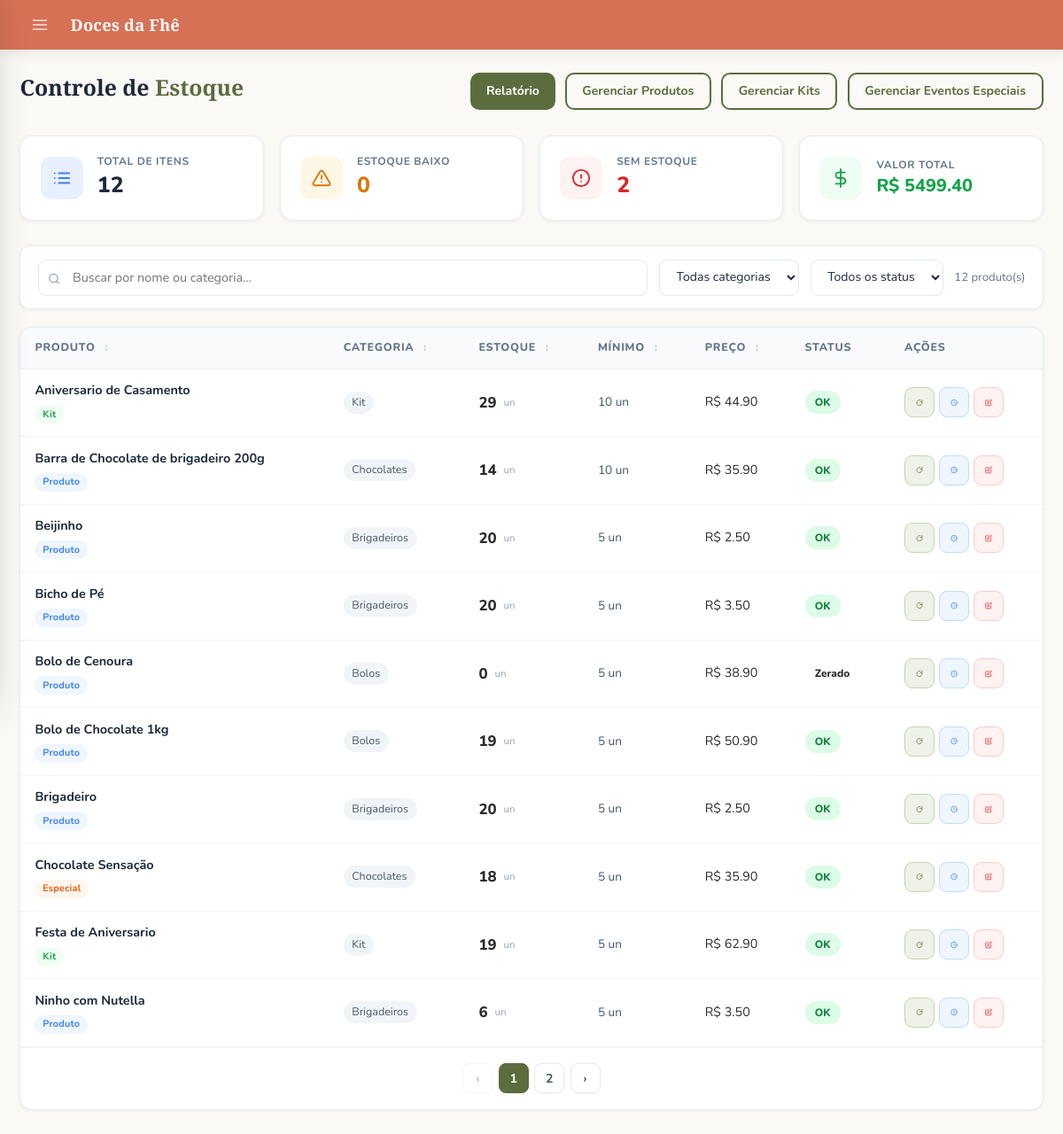
Page /admin/estoque (signed in) on the earlier database version.
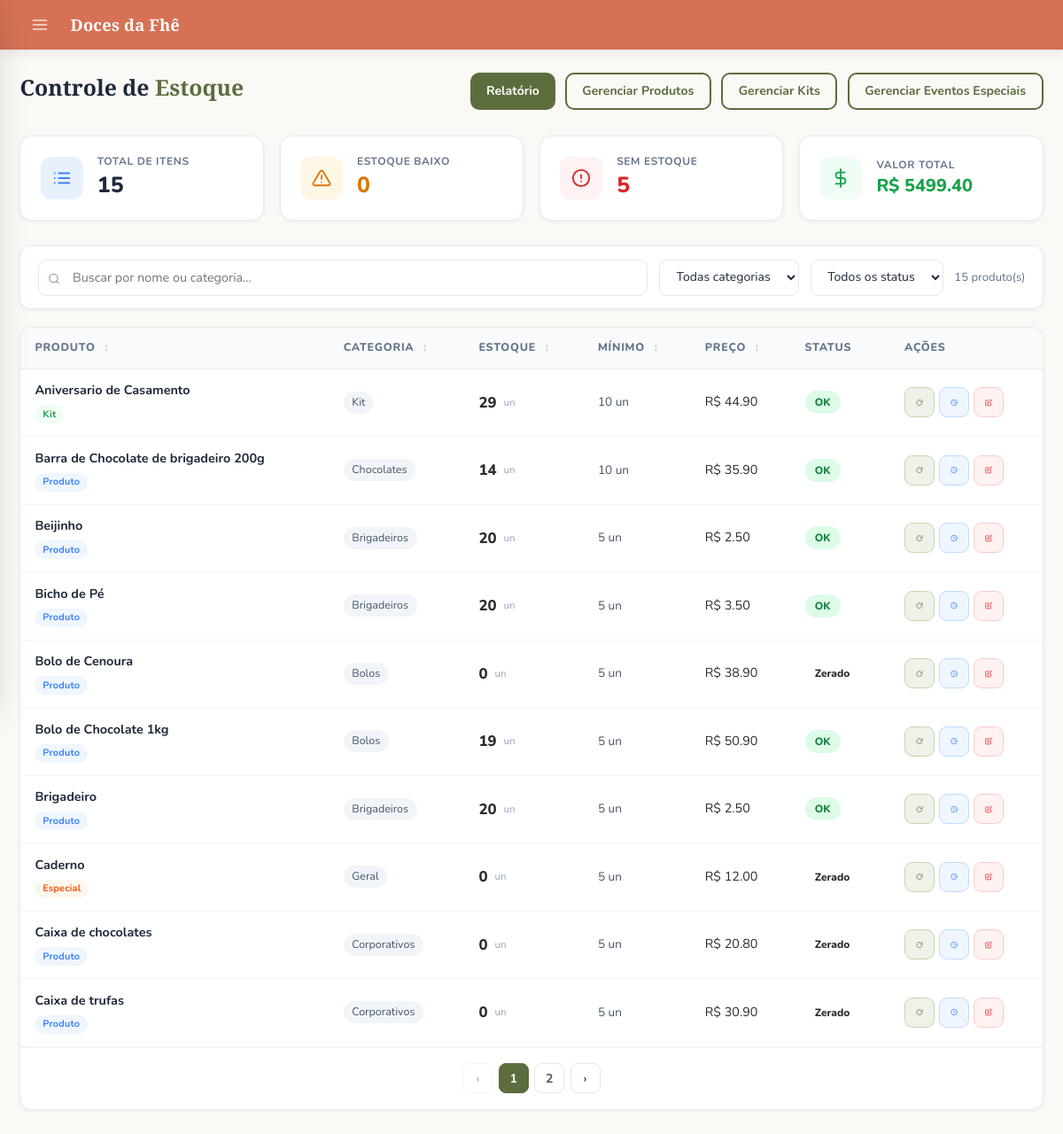
Same page on the later database version.
### models.py (models this page shows, shortened)
class Kit(db.Model):
    __tablename__ = 'kits'
    id = db.Column(db.Integer, primary_key=True)
    name = db.Column(db.String(200), nullable=False)
    description = db.Column(db.Text, nullable=True)
    created_by = db.Column(
        db.Integer, db.ForeignKey('users.id'), nullable=False)
    is_admin_kit = db.Column(db.Boolean, default=False)   # True = admin kit
    ativo = db.Column(db.Boolean, default=True, nullable=False)
    created_at = db.Column(db.DateTime, default=datetime.utcnow)
    updated_at = db.Column(
        db.DateTime, default=datetime.utcnow, onupdate=datetime.utcnow)
    image_url      = db.Column(db.String(500), nullable=True)
    estoque        = db.Column(db.Integer, default=0, nullable=False)
    estoque_minimo = db.Column(db.Integer, default=5, nullable=False)
    products = db.relationship(
        'KitProduct', backref='kit', cascade='all, delete-orphan')
    creator = db.relationship('User', backref='kits')
    @property
    def total_price(self):
        return sum(kp.product.price * kp.quantity for kp in self.products)
    @property
    def status_estoque(self):
        if self.estoque == 0:       return 'zerado'
        if self.estoque <= self.estoque_minimo: return 'baixo'
        return 'ok'

class Product(db.Model):
    __tablename__ = "products"
    id          = db.Column(db.Integer, primary_key=True)
    name        = db.Column(db.String(200), unique=True, nullable=False, index=True)
    description = db.Column(db.String(800), nullable=False)
    image_url   = db.Column(db.String(300))
    price       = db.Column(db.Numeric(10, 2), nullable=False)
    category          = db.Column(db.String(100), nullable=True, default='geral')  # ✅ NOVO
    ativo             = db.Column(db.Boolean, default=True, nullable=False)
    estoque           = db.Column(db.Integer, default=0, nullable=False)
    estoque_minimo    = db.Column(db.Integer, default=5, nullable=False)
    quantidade_minima = db.Column(db.Integer, default=1, nullable=False)
    quantidade_maxima = db.Column(db.Integer, nullable=True)
    created_at     = db.Column(db.DateTime, default=datetime.utcnow)
    @property
    def status_estoque(self):
        if self.estoque == 0:
            return 'zerado'
        if self.estoque <= self.estoque_minimo:
            return 'baixo'
        return 'ok'

class ProdutoEspecial(db.Model):
    __tablename__ = "produtos_especiais"
    id           = db.Column(db.Integer, primary_key=True)
    evento_id    = db.Column(db.Integer, db.ForeignKey('eventos_especiais.id'), nullable=False)
    name         = db.Column(db.String(200), nullable=False)
    description  = db.Column(db.String(800), nullable=False)
    price        = db.Column(db.Numeric(10, 2), nullable=False)
    category          = db.Column(db.String(100), nullable=True, default='geral')
    image_url         = db.Column(db.String(300), nullable=True)
    mostrar           = db.Column(db.Boolean, default=True)
    estoque           = db.Column(db.Integer, default=0, nullable=False)
    estoque_minimo    = db.Column(db.Integer, default=5, nullable=False)
    quantidade_minima = db.Column(db.Integer, default=1, nullable=False)
    quantidade_maxima = db.Column(db.Integer, nullable=True)
    created_at     = db.Column(db.DateTime, default=datetime.utcnow)
    @property
    def status_estoque(self):
        if self.estoque == 0:       return 'zerado'
        if self.estoque <= self.estoque_minimo: return 'baixo'
        return 'ok'

### app.py (the view)
@app.route('/admin/estoque')
@login_required
@admin_required
def estoque():
    produtos  = Product.query.filter_by(ativo=True).order_by(Product.name).all()
    kits      = Kit.query.filter_by(ativo=True, is_admin_kit=True).order_by(Kit.name).all()
    especiais = ProdutoEspecial.query.filter_by(mostrar=True).order_by(ProdutoEspecial.name).all()
    def _item(obj, tipo, nome, cat, preco):
        return {'id': obj.id, 'tipo': tipo, 'nome': nome,
                'categoria': cat or '—', 'preco': float(preco),
                'estoque': obj.estoque, 'estoque_minimo': obj.estoque_minimo,
                'status': obj.status_estoque}
    itens = (
        [_item(p, 'produto',  p.name, p.category,        p.price)       for p in produtos] +
        [_item(k, 'kit',      k.name, 'Kit',              k.total_price) for k in kits] +
        [_item(e, 'especial', e.name, e.category,         e.price)       for e in especiais]
    )
    itens.sort(key=lambda x: x['nome'].lower())
    categorias = sorted({i['categoria'] for i in itens if i['categoria'] != '—'})
    total_valor   = sum(i['preco'] * i['estoque'] for i in itens)
    sem_estoque   = sum(1 for i in itens if i['status'] == 'zerado')
    estoque_baixo = sum(1 for i in itens if i['status'] == 'baixo')
    return render_template('admin/estoque.html',
        itens=itens, categorias=categorias,
        total_valor=total_valor, sem_estoque=sem_estoque,
        estoque_baixo=estoque_baixo)

### app.py (called while the page is built)
def admin_required(f):
    @wraps(f)
    def decorated_function(*args, **kwargs):
        if not current_user.is_authenticated or not current_user.is_admin:
            flash("Acesso negado. São necessárias permissões de administrador.", "error")
            return redirect(url_for('dashboard'))
        return f(*args, **kwargs)
    return decorated_function

@login_manager.user_loader
def load_user(user_id):
    return User.query.get(int(user_id))

@app.context_processor
def inject_globals():
    if current_user.is_authenticated:
        total_itens = db.session.query(
            db.func.sum(CarrinhoItem.quantidade)
        ).filter_by(user_id=current_user.id).scalar() or 0
    else:
        total_itens = 0
    site_config = SiteConfig.query.first()
    return dict(carrinho_total=total_itens, site_config=site_config)

### templates/admin/estoque.html (shortened to what the changed rows need)
{% extends "admin/base.html" %}
{% block styles %}
<link rel="stylesheet" href="{{ url_for('static', filename='estoque.css') }}">
{% endblock %}
{% block content %}
<div class="es-page">
  <div class="es-header">
    <h1 class="es-title">Controle de <span>Estoque</span></h1>
  </div>
  <div class="es-cards">
    <div class="es-card">
      <div class="es-card-info">
        <label>Total de Itens</label>
        <strong>{{ itens|length }}</strong>
      </div>
    </div>
    <div class="es-card">
      <div class="es-card-info zero">
        <label>Sem Estoque</label>
        <strong>{{ sem_estoque }}</strong>
      </div>
    </div>
  </div>
  <div class="es-toolbar">
    <div class="es-search">
      <span class="es-search-icon">
      </span>
      <input type="text" id="searchInput" placeholder="Buscar por nome ou categoria…" oninput="filtrar()">
    </div>
    <select class="es-select" id="filtroCat" onchange="filtrar()">
      <option value="">Todas categorias</option>
    </select>
    <select class="es-select" id="filtroStatus" onchange="filtrar()">
      <option value="">Todos os status</option>
    </select>
    <span class="es-count" id="contagem">{{ itens|length }} item(ns)</span>
  </div>
  <div class="es-table-wrap">
    <table class="es-table" id="tabelaProdutos">
      <thead>
        <tr>
          <th onclick="ordenar(0)">Produto <span class="sort-icon">↕</span></th>
          <th onclick="ordenar(1)">Categoria <span class="sort-icon">↕</span></th>
          <th onclick="ordenar(2)">Estoque <span class="sort-icon">↕</span></th>
          <th onclick="ordenar(3)">Mínimo <span class="sort-icon">↕</span></th>
          <th onclick="ordenar(4)">Preço <span class="sort-icon">↕</span></th>
          <th>Status</th>
          <th>Ações</th>
        </tr>
      </thead>
      <tbody id="tbodyProdutos">
        {% for item in itens %}
        {% set uid = item.tipo ~ '-' ~ item.id %}
        <tr class="prod-row row-{{ item.status }}"
            data-nome="{{ item.nome | lower }}"
            data-cat="{{ item.categoria | lower }}"
            data-status="{{ item.status }}"
            data-uid="{{ uid }}">
          <td>
            <div class="prod-name">{{ item.nome }}</div>
            <div style="margin-top:.25rem;">
              {% if item.tipo == 'kit' %}<span class="tipo-tag tipo-kit">Kit</span>
              {% elif item.tipo == 'especial' %}<span class="tipo-tag tipo-especial">Especial</span>
              {% else %}<span class="tipo-tag tipo-produto">Produto</span>{% endif %}
            </div>
          </td>
          <td><span class="prod-cat">{{ item.categoria | capitalize }}</span></td>
          <td>
            <div class="stock-qty">
              <span class="qty-num" id="qty-{{ uid }}">{{ item.estoque }}</span>
              <span class="qty-min">un</span>
            </div>
          </td>
          <td>
            <span style="font-size:.85rem; color:#475569;">
              <span id="min-{{ uid }}">{{ item.estoque_minimo }}</span> un
            </span>
          </td>
          <td>R$ {{ "%.2f"|format(item.preco) }}</td>
          <td>
            <span class="badge-status badge-{{ item.status }}" id="badge-{{ uid }}">
              {% if item.status == 'ok' %}OK
              {% elif item.status == 'baixo' %}Baixo
              {% else %}Zerado{% endif %}
            </span>
          </td>
          <td>
            <div class="td-actions">
              <button class="btn-es btn-es-sm btn-mov btn-es-icon"
                      title="Movimentar estoque"
                      data-tipo="{{ item.tipo }}"
                      data-id="{{ item.id }}"
                      data-nome="{{ item.nome|e }}"
                      data-estoque="{{ item.estoque }}"
                      data-minimo="{{ item.estoque_minimo }}"
                      onclick="abrirMovimentar(this.dataset.tipo,this.dataset.id,this.dataset.nome,this.dataset.estoque,this.dataset.minimo)">
                <svg xmlns="http://www.w3.org/2000/svg" width="15" height="15" viewBox="0 0 24 24" fill="none" stroke="currentColor" stroke-width="2.2" stroke-linecap="round" stroke-linejoin="round">
                  <path d="M21 12a9 9 0 1 1-6.219-8.56"/><polyline points="21 3 21 9 15 9"/>
                </svg>
              </button>
              <button class="btn-es btn-es-sm btn-hist btn-es-icon"
                      title="Histórico"
                      data-tipo="{{ item.tipo }}"
                      data-id="{{ item.id }}"
                      data-nome="{{ item.nome|e }}"
                      onclick="abrirHistorico(this.dataset.tipo,this.dataset.id,this.dataset.nome)">
                <svg xmlns="http://www.w3.org/2000/svg" width="15" height="15" viewBox="0 0 24 24" fill="none" stroke="currentColor" stroke-width="2.2" stroke-linecap="round" stroke-linejoin="round">
                  <path d="M12 8v4l3 3"/><circle cx="12" cy="12" r="10"/>
                </svg>
              </button>
              <button class="btn-es btn-es-sm btn-del btn-es-icon"
                      title="Editar mínimo"
                      data-tipo="{{ item.tipo }}"
                      data-id="{{ item.id }}"
                      data-nome="{{ item.nome|e }}"
                      data-minimo="{{ item.estoque_minimo }}"
                      onclick="abrirEditarMinimo(this.dataset.tipo,this.dataset.id,this.dataset.nome,this.dataset.minimo)">
                <svg xmlns="http://www.w3.org/2000/svg" width="15" height="15" viewBox="0 0 24 24" fill="none" stroke="currentColor" stroke-width="2.2" stroke-linecap="round" stroke-linejoin="round">
                  <path d="M11 4H4a2 2 0 0 0-2 2v14a2 2 0 0 0 2 2h14a2 2 0 0 0 2-2v-7"/><path d="M18.5 2.5a2.121 2.121 0 0 1 3 3L12 15l-4 1 1-4Z"/>
                </svg>
              </button>
            </div>
          </td>
        </tr>
        {% endfor %}
      </tbody>
    </table>
  </div>
</div>
{% endblock %}

Differences in the rows shown:
no longer on this page (row unchanged): ProdutoEspecial: nome "Chocolate Sensação", shows "Especial", categoria "Chocolates", estoque "18", estoque_minimo "5", preco "35.90", shows "OK"
no longer on this page (row unchanged): Kit: nome "Festa de Aniversario", shows "Kit", categoria "Kit", estoque "19", estoque_minimo "5", preco "62.90", shows "OK"
no longer on this page (row unchanged): Product: nome "Ninho com Nutella", shows "Produto", categoria "Brigadeiros", estoque "6", estoque_minimo "5", preco "3.50", shows "OK"
added ProdutoEspecial: nome "Caderno", shows "Especial", categoria "Geral", estoque "0", estoque_minimo "5", preco "12.00", shows "Zerado"
added Product: nome "Caixa de chocolates", shows "Produto", categoria "Corporativos", estoque "0", estoque_minimo "5", preco "20.80", shows "Zerado"
added Product: nome "Caixa de trufas", shows "Produto", categoria "Corporativos", estoque "0", estoque_minimo "5", preco "30.90", shows "Zerado"
Other differences:
{{ itens|length }}: "12" → "15"
{{ sem_estoque }}: "2" → "5"
text written by a page script: "12 produto(s)" → "15 produto(s)"
